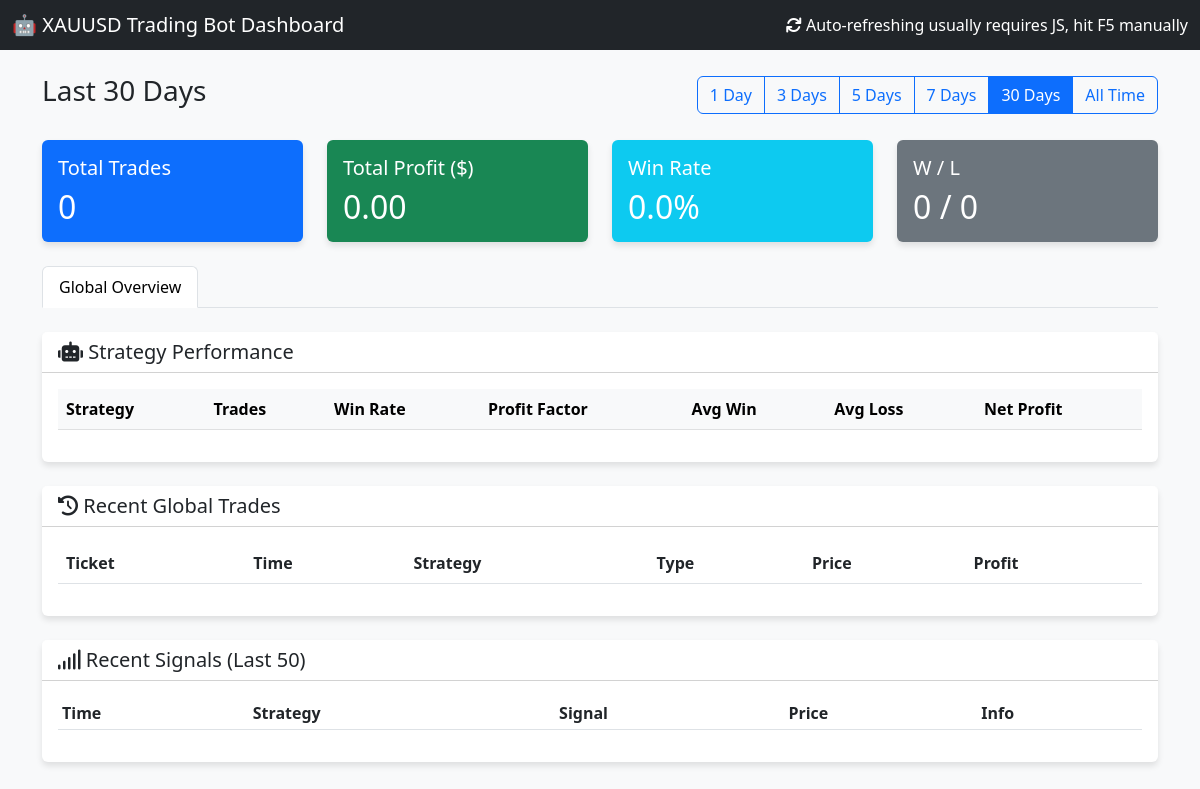
Before: / with the older database file.
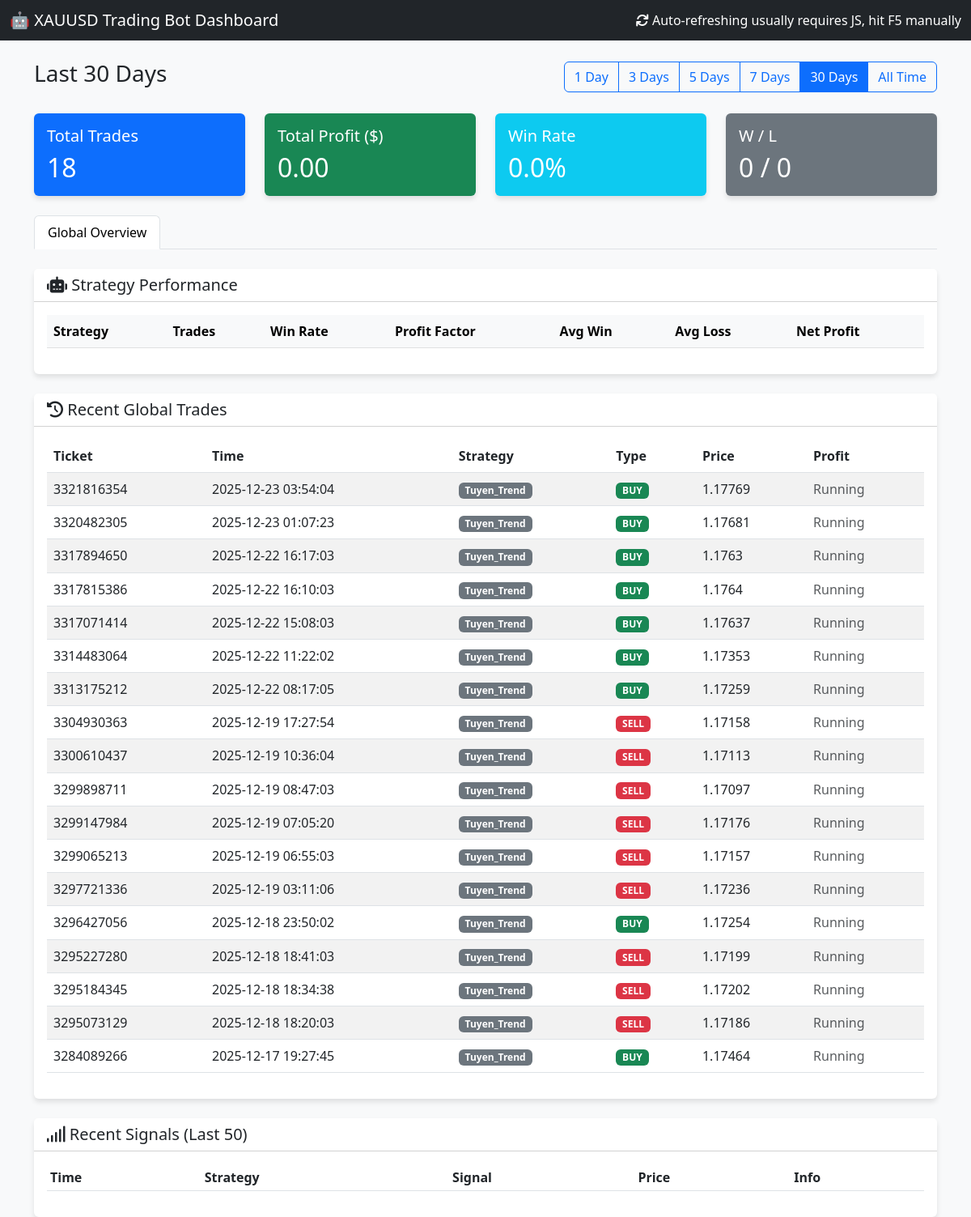
After: the same page with the newer database file.
### tables this page shows
CREATE TABLE orders (
                ticket INTEGER PRIMARY KEY,
                strategy_name TEXT,
                symbol TEXT,
                order_type TEXT,
                volume REAL,
                open_price REAL,
                sl REAL,
                tp REAL,
                open_time DATETIME,
                close_price REAL,
                profit REAL,
                comment TEXT,
                account_id INTEGER DEFAULT 0
            );

### dashboard.py (the view, shortened to what this page needs)
@app.route('/')
def index():
    cur = get_db().cursor()
    days_param = request.args.get('days', '30') # Default 30 days
    if days_param == "all":
        days = 36500 # 100 years approx
        filter_label = "All Time"
    else:
        try:
            days = int(days_param)
            filter_label = f"Last {days} Days"
        except:
            days = 30
            filter_label = "Last 30 Days"
    cutoff_date = datetime.now() - timedelta(days=days)
    cutoff_str = cutoff_date.strftime("%Y-%m-%d %H:%M:%S")
    cur.execute("SELECT * FROM orders WHERE open_time >= ? ORDER BY open_time DESC", (cutoff_str,))
    orders = cur.fetchall()
    total_trades = len(orders)
    total_profit = sum([o['profit'] for o in orders if o['profit'] is not None])
    wins = len([o for o in orders if o['profit'] is not None and o['profit'] > 0])
    losses = len([o for o in orders if o['profit'] is not None and o['profit'] < 0])
    win_rate = (wins / total_trades * 100) if total_trades > 0 else 0
    cur.execute("SELECT * FROM signals ORDER BY timestamp DESC LIMIT 50")
    signals = cur.fetchall()
    cur.execute("SELECT DISTINCT strategy_name FROM orders")
    strategies = [row['strategy_name'] for row in cur.fetchall()]
    bot_stats = []
    for strat in strategies:
        s_orders = [o for o in orders if o['strategy_name'] == strat and o['profit'] is not None]
        s_total = len(s_orders)
        if s_total == 0: continue
    desired_order = [
        "Strategy_1_Trend_HA",
        "Strategy_4_UT_Bot",
        "Strategy_2_EMA_ATR",
        "Strategy_5_Filter_First"
    ]
    bot_stats = [b for b in bot_stats if b['raw_name'] in desired_order]
    bot_stats.sort(key=lambda x: desired_order.index(x['raw_name']))
    return render_template('index.html',
                           orders=orders,
                           signals=signals,
                           total_trades=total_trades,
                           total_profit=total_profit,
                           win_rate=win_rate,
                           wins=wins,
                           losses=losses,
                           bot_stats=bot_stats,
                           current_filter=days_param,
                           filter_label=filter_label)

### dashboard.py (called while the page is built)
def get_db():
    db = getattr(g, '_database', None)
    if db is None:
        db = g._database = sqlite3.connect(DB_PATH)
        db.row_factory = sqlite3.Row
    return db

@app.teardown_appcontext
def close_connection(exception):
    db = getattr(g, '_database', None)
    if db is not None:
        db.close()

### templates/index.html (shortened to what this page needs)
<!DOCTYPE html>
<html lang="en">
<head>
    <link href="https://cdn.jsdelivr.net/npm/bootstrap@5.3.0/dist/css/bootstrap.min.css" rel="stylesheet">
    <link href="https://cdnjs.cloudflare.com/ajax/libs/font-awesome/6.0.0/css/all.min.css" rel="stylesheet">
</head>
<body>
    <nav class="navbar navbar-dark bg-dark mb-4">
        <div class="container-fluid">
            <span class="navbar-brand mb-0 h1">🤖 XAUUSD Trading Bot Dashboard</span>
            <span class="text-white"><i class="fas fa-sync"></i> Auto-refreshing usually requires JS, hit F5
                manually</span>
        </div>
    </nav>
    <div class="container mb-4">
        <div class="d-flex justify-content-between align-items-center">
            <h3>{{ filter_label }}</h3>
            <div class="btn-group" role="group">
                <a href="/?days=1" class="btn btn-outline-primary {% if current_filter == '1' %}active{% endif %}">1
                    Day</a>
                <a href="/?days=3" class="btn btn-outline-primary {% if current_filter == '3' %}active{% endif %}">3
                    Days</a>
                <a href="/?days=5" class="btn btn-outline-primary {% if current_filter == '5' %}active{% endif %}">5
                    Days</a>
                <a href="/?days=7" class="btn btn-outline-primary {% if current_filter == '7' %}active{% endif %}">7
                    Days</a>
                <a href="/?days=30" class="btn btn-outline-primary {% if current_filter == '30' %}active{% endif %}">30
                    Days</a>
                <a href="/?days=all"
                    class="btn btn-outline-primary {% if current_filter == 'all' %}active{% endif %}">All Time</a>
            </div>
        </div>
    </div>
    <div class="container">
        <div class="row mb-4">
            <div class="col-md-3">
                <div class="card bg-primary text-white">
                    <div class="card-body">
                        <h5 class="card-title">Total Trades</h5>
                        <h2 class="card-text">{{ total_trades }}</h2>
                    </div>
                </div>
            </div>
            <div class="col-md-3">
                <div class="card {% if total_profit >= 0 %}bg-success{% else %}bg-danger{% endif %} text-white">
                    <div class="card-body">
                        <h5 class="card-title">Total Profit ($)</h5>
                        <h2 class="card-text">{{ "%.2f"|format(total_profit) }}</h2>
                    </div>
                </div>
            </div>
            <div class="col-md-3">
                <div class="card bg-info text-white">
                    <div class="card-body">
                        <h5 class="card-title">Win Rate</h5>
                        <h2 class="card-text">{{ "%.1f"|format(win_rate) }}%</h2>
                    </div>
                </div>
            </div>
            <div class="col-md-3">
                <div class="card bg-secondary text-white">
                    <div class="card-body">
                        <h5 class="card-title">W / L</h5>
                        <h2 class="card-text">{{ wins }} / {{ losses }}</h2>
                    </div>
                </div>
            </div>
        </div>
        <ul class="nav nav-tabs mb-4" id="myTab" role="tablist">
            <li class="nav-item" role="presentation">
                <button class="nav-link active" id="overview-tab" data-bs-toggle="tab" data-bs-target="#overview"
                    type="button" role="tab" aria-controls="overview" aria-selected="true">Global Overview</button>
            </li>
        </ul>
        <div class="tab-content" id="myTabContent">
            <div class="tab-pane fade show active" id="overview" role="tabpanel" aria-labelledby="overview-tab">
                <div class="card mb-4">
                    <div class="card-header bg-white">
                        <h5 class="mb-0"><i class="fas fa-robot"></i> Strategy Performance</h5>
                    </div>
                    <div class="card-body">
                        <div class="table-responsive">
                            <table class="table table-hover align-middle">
                                <thead class="table-light">
                                    <tr>
                                        <th>Strategy</th>
                                        <th>Trades</th>
                                        <th>Win Rate</th>
                                        <th>Profit Factor</th>
                                        <th>Avg Win</th>
                                        <th>Avg Loss</th>
                                        <th>Net Profit</th>
                                    </tr>
                                </thead>
                            </table>
                        </div>
                    </div>
                </div>
                <div class="card mb-4">
                    <div class="card-header bg-white">
                        <h5 class="mb-0"><i class="fas fa-history"></i> Recent Global Trades</h5>
                    </div>
                    <div class="card-body">
                        <div class="table-responsive">
                            <table class="table table-hover table-striped">
                                <thead>
                                    <tr>
                                        <th>Ticket</th>
                                        <th>Time</th>
                                        <th>Strategy</th>
                                        <th>Type</th>
                                        <th>Price</th>
                                        <th>Profit</th>
                                    </tr>
                                </thead>
                                <tbody>
                                    {% for order in orders[:50] %}
                                    <tr>
                                        <td>{{ order.ticket }}</td>
                                        <td>{{ order.open_time }}</td>
                                        <td><span class="badge bg-secondary">{{ order.strategy_name }}</span></td>
                                        <td>
                                            {% if order.order_type == 'BUY' %}
                                            <span class="badge badge-buy">BUY</span>
                                            {% else %}
                                            <span class="badge badge-sell">SELL</span>
                                            {% endif %}
                                        </td>
                                        <td>{{ order.open_price }}</td>
                                        <td
                                            class=" ">
                                            {% if order.profit is not none %}
                                            {{ "%.2f"|format(order.profit) }}
                                            {% else %}
                                            <span class="text-muted">Running</span>
                                            {% endif %}
                                        </td>
                                    </tr>
                                    {% endfor %}
                                </tbody>
                            </table>
                        </div>
                    </div>
                </div>
            </div>
        </div>
        <div class="card">
            <div class="card-header bg-white">
                <h5 class="mb-0"><i class="fas fa-signal"></i> Recent Signals (Last 50)</h5>
            </div>
            <div class="card-body">
                <div class="table-responsive">
                    <table class="table table-sm">
                        <thead>
                            <tr>
                                <th>Time</th>
                                <th>Strategy</th>
                                <th>Signal</th>
                                <th>Price</th>
                                <th>Info</th>
                            </tr>
                        </thead>
                    </table>
                </div>
            </div>
        </div>
    </div>
</body>
</html>

### templates/index.html (style rules this page uses)
body { background-color: #f8f9fa; }
.card { box-shadow: 0 4px 6px rgba(0, 0, 0, 0.1); border: none; }
.badge-buy { background-color: #198754; }
.badge-sell { background-color: #dc3545; }

Changed rows visible on the page:
added orders: ticket "3321816354", open_time "2025-12-23 03:54:04", strategy_name "Tuyen_Trend", order_type "BUY", open_price "1.17769"
added orders: ticket "3320482305", open_time "2025-12-23 01:07:23", strategy_name "Tuyen_Trend", order_type "BUY", open_price "1.17681"
added orders: ticket "3317894650", open_time "2025-12-22 16:17:03", strategy_name "Tuyen_Trend", order_type "BUY", open_price "1.1763"
added orders: ticket "3317815386", open_time "2025-12-22 16:10:03", strategy_name "Tuyen_Trend", order_type "BUY", open_price "1.1764"
added orders: ticket "3317071414", open_time "2025-12-22 15:08:03", strategy_name "Tuyen_Trend", order_type "BUY", open_price "1.17637"
added orders: ticket "3314483064", open_time "2025-12-22 11:22:02", strategy_name "Tuyen_Trend", order_type "BUY", open_price "1.17353"
added orders: ticket "3313175212", open_time "2025-12-22 08:17:05", strategy_name "Tuyen_Trend", order_type "BUY", open_price "1.17259"
added orders: ticket "3304930363", open_time "2025-12-19 17:27:54", strategy_name "Tuyen_Trend", order_type "SELL", open_price "1.17158"
added orders: ticket "3300610437", open_time "2025-12-19 10:36:04", strategy_name "Tuyen_Trend", order_type "SELL", open_price "1.17113"
added orders: ticket "3299898711", open_time "2025-12-19 08:47:03", strategy_name "Tuyen_Trend", order_type "SELL", open_price "1.17097"
added orders: ticket "3299147984", open_time "2025-12-19 07:05:20", strategy_name "Tuyen_Trend", order_type "SELL", open_price "1.17176"
added orders: ticket "3299065213", open_time "2025-12-19 06:55:03", strategy_name "Tuyen_Trend", order_type "SELL", open_price "1.17157"
added orders: ticket "3297721336", open_time "2025-12-19 03:11:06", strategy_name "Tuyen_Trend", order_type "SELL", open_price "1.17236"
added orders: ticket "3296427056", open_time "2025-12-18 23:50:02", strategy_name "Tuyen_Trend", order_type "BUY", open_price "1.17254"
added orders: ticket "3295227280", open_time "2025-12-18 18:41:03", strategy_name "Tuyen_Trend", order_type "SELL", open_price "1.17199"
added orders: ticket "3295184345", open_time "2025-12-18 18:34:38", strategy_name "Tuyen_Trend", order_type "SELL", open_price "1.17202"
added orders: ticket "3295073129", open_time "2025-12-18 18:20:03", strategy_name "Tuyen_Trend", order_type "SELL", open_price "1.17186"
added orders: ticket "3284089266", open_time "2025-12-17 19:27:45", strategy_name "Tuyen_Trend", order_type "BUY", open_price "1.17464"
Other visible differences:
{{ total_trades }}: "0" → "18"
